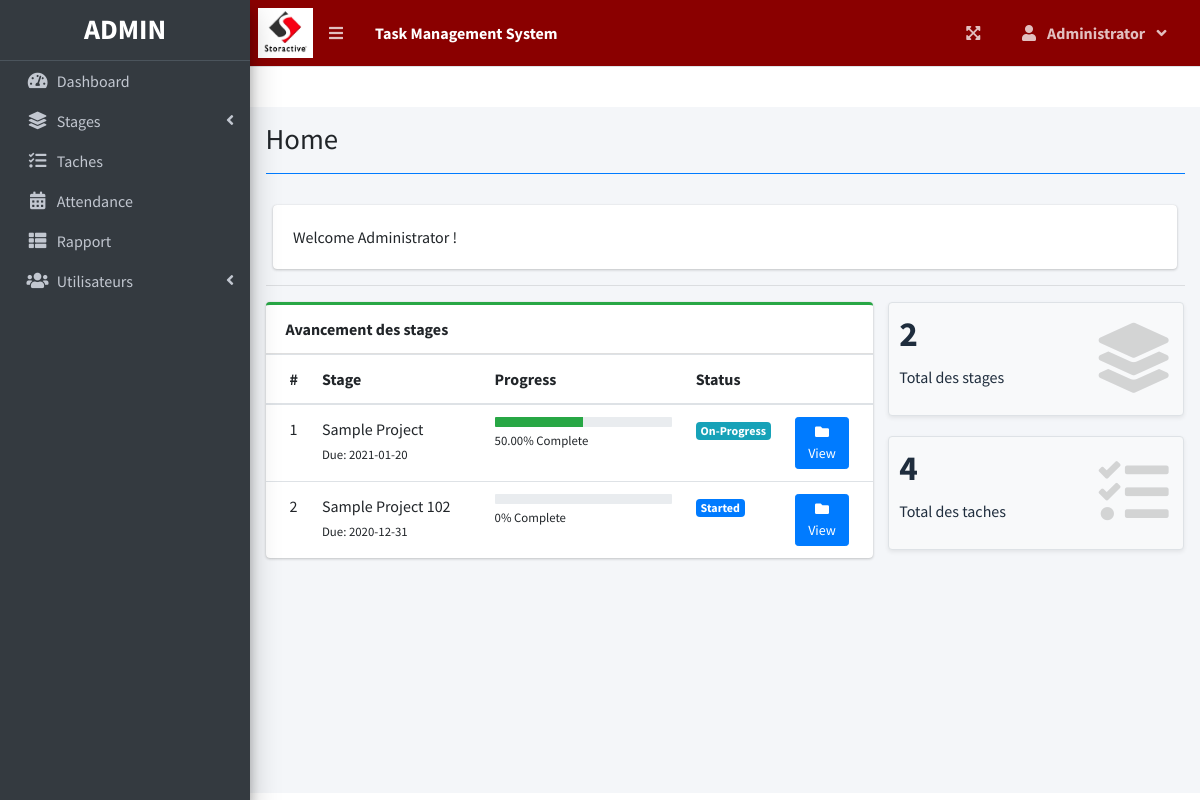
Page / (signed in) on the earlier database version.
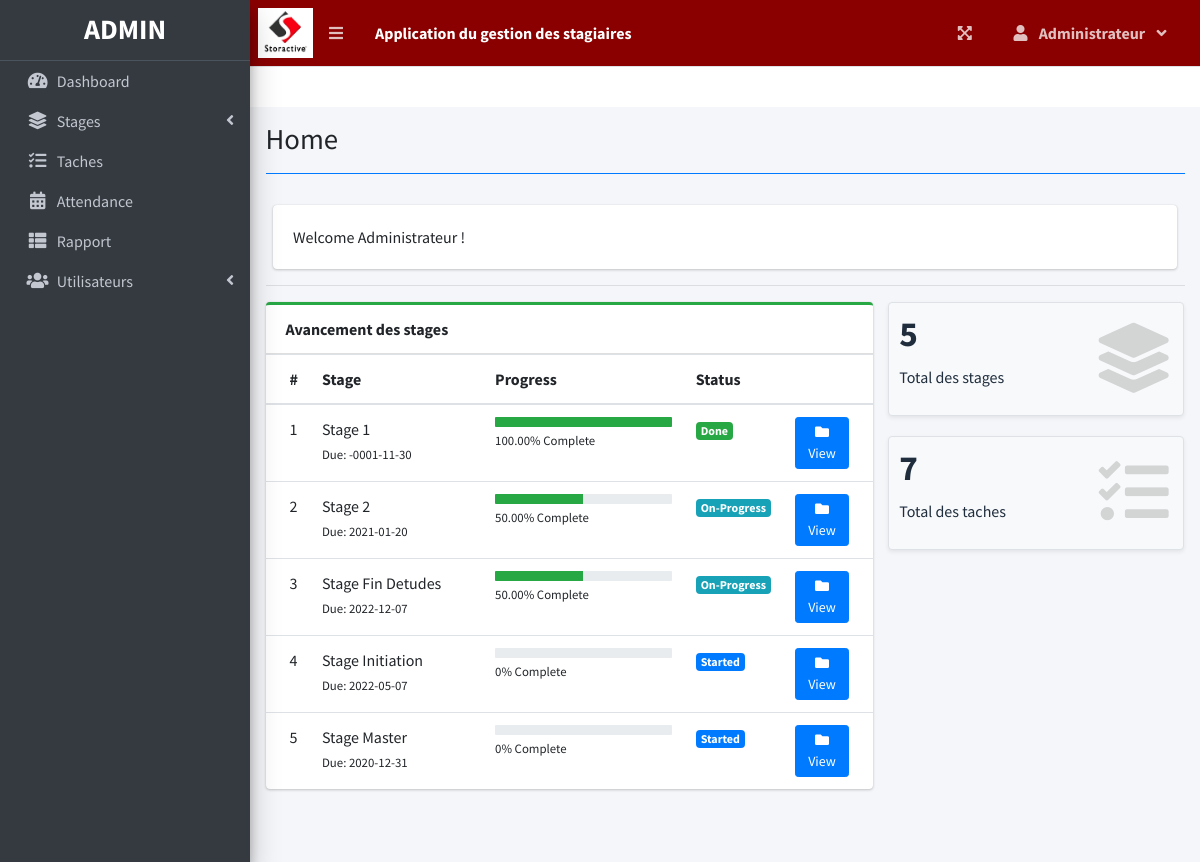
Same page on the later database version.
### tables this page shows
CREATE TABLE `project_list` (
  `id` int(30) NOT NULL,
  `name` varchar(200) NOT NULL,
  `description` text NOT NULL,
  `status` tinyint(2) NOT NULL,
  `start_date` date NOT NULL,
  `end_date` date NOT NULL,
  `manager_id` int(30) NOT NULL,
  `user_ids` text NOT NULL,
  `date_created` datetime NOT NULL DEFAULT current_timestamp()
);

### home.php (the view, shortened to what this page needs)
<?php include('db_connect.php') ?>
 <div class="col-12">
          <div class="card">
            <div class="card-body">
              Welcome <?php echo $_SESSION['login_name'] ?>!
            </div>
          </div>
  </div>
  <hr>
  <?php
     $where2 = "";
    ?>
      <div class="row">
        <div class="col-md-8">
        <div class="card card-outline card-success">
          <div class="card-header">
            <b>Avancement des stages</b>
          </div>
          <div class="card-body p-0">
            <div class="table-responsive">
              <table class="table m-0 table-hover">
                <colgroup>
                  <col width="5%">
                  <col width="30%">
                  <col width="35%">
                  <col width="15%">
                  <col width="15%">
                </colgroup>
                <thead>
                  <th>#</th>
                  <th>Stage</th>
                  <th>Progress</th>
                  <th>Status</th>
                  <th></th>
                </thead>
                <tbody>
                <?php
                $i = 1;
                $stat = array("Pending","Started","On-Progress","On-Hold","Over Due","Done");
                $where = "";
                $qry = $conn->query("SELECT * FROM project_list $where order by name asc");
                while($row= $qry->fetch_assoc()):
                $tprog = $conn->query("SELECT * FROM task_list where project_id = {$row['id']}")->num_rows;
                $cprog = $conn->query("SELECT * FROM task_list where project_id = {$row['id']} and status = 3")->num_rows;
                $prog = $tprog > 0 ? ($cprog/$tprog) * 100 : 0;
                $prog = $prog > 0 ?  number_format($prog,2) : $prog;
                $prod = $conn->query("SELECT * FROM user_productivity where project_id = {$row['id']}")->num_rows;
                if($row['status'] == 0 && strtotime(date('Y-m-d')) >= strtotime($row['start_date'])):
                if($prod  > 0  || $cprog > 0)
                  $row['status'] = 2;
                else
                  $row['status'] = 1;
                elseif($row['status'] == 0 && strtotime(date('Y-m-d')) > strtotime($row['end_date'])):
                $row['status'] = 4;
                endif;
                  ?>
                  <tr>
                      <td>
                         <?php echo $i++ ?>
                      </td>
                      <td>
                          <a>
                              <?php echo ucwords($row['name']) ?>
                          </a>
                          <br>
                          <small>
                              Due: <?php echo date("Y-m-d",strtotime($row['end_date'])) ?>
                          </small>
                      </td>
                      <td class="project_progress">
                          <div class="progress progress-sm">
                              <div class="progress-bar bg-green" role="progressbar" aria-valuenow="57" aria-valuemin="0" aria-valuemax="100" style="width: <?php echo $prog ?>%">
                              </div>
                          </div>
                          <small>
                              <?php echo $prog ?>% Complete
                          </small>
                      </td>
                      <td class="project-state">
                          <?php
                            if($stat[$row['status']] =='Pending'){
                              echo "<span class='badge badge-secondary'>{$stat[$row['status']]}</span>";
                            }elseif($stat[$row['status']] =='Started'){
                              echo "<span class='badge badge-primary'>{$stat[$row['status']]}</span>";
                            }elseif($stat[$row['status']] =='On-Progress'){
                              echo "<span class='badge badge-info'>{$stat[$row['status']]}</span>";
                            }elseif($stat[$row['status']] =='On-Hold'){
                              echo "<span class='badge badge-warning'>{$stat[$row['status']]}</span>";
                            }elseif($stat[$row['status']] =='Over Due'){
                              echo "<span class='badge badge-danger'>{$stat[$row['status']]}</span>";
                            }elseif($stat[$row['status']] =='Done'){
                              echo "<span class='badge badge-success'>{$stat[$row['status']]}</span>";
                            }
                          ?>
                      </td>
                      <td>
                        <a class="btn btn-primary btn-sm" href="./index.php?page=view_project&id=<?php echo $row['id'] ?>">
                              <i class="fas fa-folder">
                              </i>
                              View
                        </a>
                      </td>
                  </tr>
                <?php endwhile; ?>
                </tbody>
              </table>
            </div>
          </div>
        </div>
        </div>
        <div class="col-md-4">
          <div class="row">
          <div class="col-12 col-sm-6 col-md-12">
            <div class="small-box bg-light shadow-sm border">
              <div class="inner">
                <h3><?php echo $conn->query("SELECT * FROM project_list $where")->num_rows; ?></h3>
                <p>Total des stages</p>
              </div>
              <div class="icon">
                <i class="fa fa-layer-group"></i>
              </div>
            </div>
          </div>
           <div class="col-12 col-sm-6 col-md-12">
            <div class="small-box bg-light shadow-sm border">
              <div class="inner">
                <h3><?php echo $conn->query("SELECT t.*,p.name as pname,p.start_date,p.status as pstatus, p.end_date,p.id as pid FROM task_list t inner join project_list p on p.id = t.project_id $where2")->num_rows; ?></h3>
                <p>Total des taches</p>
              </div>
              <div class="icon">
                <i class="fa fa-tasks"></i>
              </div>
            </div>
          </div>
      </div>
        </div>
      </div>

### index.php (shortened to what this page needs)
<!DOCTYPE html>
<html lang="en">
<?php
	include 'header.php'
?>
<body class="hold-transition sidebar-mini layout-fixed layout-navbar-fixed layout-footer-fixed">
<div class="wrapper">
  <?php include 'topbar.php' ?>
  <?php include 'sidebar.php' ?>
  <div class="content-wrapper">
    <div class="content-header">
      <div class="container-fluid">
        <div class="row mb-2">
          <div class="col-sm-6">
            <h1 class="m-0"><?php echo $title ?></h1>
          </div>
        </div>
            <hr class="border-primary">
      </div>
    </div>
    <section class="content">
      <div class="container-fluid">
         <?php
            $page = isset($_GET['page']) ? $_GET['page'] : 'home';
            if(!file_exists($page.".php")){
                include '404.html';
            }else{
            include $page.'.php';
            }
          ?>
      </div>
    </section>
  </div>
</div>
</body>
</html>

### header.php (shortened to what this page needs)
<head>
  <?php
  $title = isset($_GET['page']) ? ucwords(str_replace("_", ' ', $_GET['page'])) : "Home";
  ?>
  <link rel="stylesheet" href="assets/plugins/fontawesome-free/css/all.min.css">
  <link rel="stylesheet" href="assets/plugins/overlayScrollbars/css/OverlayScrollbars.min.css">
  <link rel="stylesheet" href="assets/plugins/datatables-bs4/css/dataTables.bootstrap4.min.css">
  <link rel="stylesheet" href="assets/plugins/datatables-responsive/css/responsive.bootstrap4.min.css">
  <link rel="stylesheet" href="assets/plugins/datatables-buttons/css/buttons.bootstrap4.min.css">
  <link rel="stylesheet" href="assets/plugins/select2/css/select2.min.css">
  <link rel="stylesheet" href="assets/plugins/select2-bootstrap4-theme/select2-bootstrap4.min.css">
  <link rel="stylesheet" href="assets/plugins/sweetalert2-theme-bootstrap-4/bootstrap-4.min.css">
  <link rel="stylesheet" href="assets/plugins/toastr/toastr.min.css">
  <link rel="stylesheet" href="assets/plugins/dropzone/min/dropzone.min.css">
  <link rel="stylesheet" href="assets/dist/css/jquery.datetimepicker.min.css">
  <link rel="stylesheet" href="assets/plugins/icheck-bootstrap/icheck-bootstrap.min.css">
  <link rel="stylesheet" href="assets/plugins/bootstrap4-toggle/css/bootstrap4-toggle.min.css">
  <link rel="stylesheet" href="assets/dist/css/adminlte.min.css">
  <link rel="stylesheet" href="assets/dist/css/styles.css">
  <link rel="stylesheet" href="assets/plugins/summernote/summernote-bs4.min.css">
</head>

### topbar.php (shortened to what this page needs)
<nav class="main-header navbar navbar-expand navbar-primary navbar-dark " style="background-color : #8a0000">
<img src="storactive.jpg" alt="" style="height: 50px;">
  <ul class="navbar-nav">
    <?php if(isset($_SESSION['login_id'])): ?>
    <li class="nav-item">
      <a class="nav-link" data-widget="pushmenu" href="" role="button"><i class="fas fa-bars"></i></a>
    </li>
  <?php endif; ?>
    <li>
      <a class="nav-link text-white"  href="./" role="button"> <large><b><?php echo $_SESSION['system']['name'] ?></b></large></a>
    </li>
  </ul>
  <ul class="navbar-nav ml-auto">
    <li class="nav-item">
      <a class="nav-link" data-widget="fullscreen" href="#" role="button">
        <i class="fas fa-expand-arrows-alt"></i>
      </a>
    </li>
   <li class="nav-item dropdown">
          <a class="nav-link"  data-toggle="dropdown" aria-expanded="true" href="javascript:void(0)">
            <span>
              <div class="d-felx badge-pill">
                <span class="fa fa-user mr-2"></span>
                <span><b><?php echo ucwords($_SESSION['login_firstname']) ?></b></span>
                <span class="fa fa-angle-down ml-2"></span>
              </div>
            </span>
          </a>
    </li>
  </ul>
</nav>

### sidebar.php (shortened to what this page needs)
<aside class="main-sidebar sidebar-dark-primary elevation-4">
  <div class="dropdown">
 	<a href="./" class="brand-link">
      <?php if($_SESSION['login_type'] == 1): ?>
      <h3 class="text-center p-0 m-0"><b>ADMIN</b></h3>
      <?php else: ?>
      <h3 class="text-center p-0 m-0"><b>STAGIAIRE</b></h3>
      <?php endif; ?>
  </a>
  </div>
  <div class="sidebar pb-4 mb-4">
    <nav class="mt-2">
      <ul class="nav nav-pills nav-sidebar flex-column nav-flat" data-widget="treeview" role="menu" data-accordion="false">
        <li class="nav-item dropdown" >
          <a href="./" class="nav-link nav-dashboard">
            <i class="nav-icon fas fa-tachometer-alt"></i>
            <p>
              Dashboard
            </p>
          </a>
        </li>
        <li class="nav-item">
          <a href="#" class="nav-link nav-edit_project nav-view_project">
            <i class="nav-icon fas fa-layer-group"></i>
            <p>
              Stages
              <i class="right fas fa-angle-left"></i>
            </p>
          </a>
        </li>
        <li class="nav-item">
              <a href="./index.php?page=task_list" class="nav-link nav-task_list">
                <i class="fas fa-tasks nav-icon"></i>
                <p>Taches</p>
              </a>
        </li>
        <li class="nav-item">
              <a href="./index.php?page=attendance" class="nav-link nav-attendance">
                <i class="fas fa-calendar-alt nav-icon"></i>
                <p>Attendance</p>
              </a>
        </li>
        <?php if($_SESSION['login_type'] != 3): ?>
         <li class="nav-item">
              <a href="./index.php?page=reports" class="nav-link nav-reports">
                <i class="fas fa-th-list nav-icon"></i>
                <p>Rapport</p>
              </a>
        </li>
        <?php endif; ?>
        <?php if($_SESSION['login_type'] == 1): ?>
        <li class="nav-item">
          <a href="#" class="nav-link nav-edit_user">
            <i class="nav-icon fas fa-users"></i>
            <p>
              Utilisateurs
              <i class="right fas fa-angle-left"></i>
            </p>
          </a>
        </li>
      <?php endif; ?>
      </ul>
    </nav>
  </div>
</aside>

Differences in the rows shown:
added project_list: name "Stage 1", end_date "-0001-11-30", prog "100.00", status "Done"
changed project_list: name "Sample Project" → "Stage 2"
added project_list: name "Stage Fin Detudes", end_date "2022-12-07", prog "50.00", manager "On-Progress"
added project_list: name "Stage Initiation", end_date "2022-05-07", prog "0", status "Started"
changed project_list: name "Sample Project 102" → "Stage Master"
Other differences:
$_SESSION['system']['name']: "Task Management System" → "Application du gestion des stagiaires"
$_SESSION['login_firstname']: "Administrator" → "Administrateur"
$_SESSION['login_name']: "Administrator" → "Administrateur"
$conn->query("SELECT * FROM project_list $where")->num_rows: "2" → "5"
text no longer shown: "4"
text now shown: "7"
